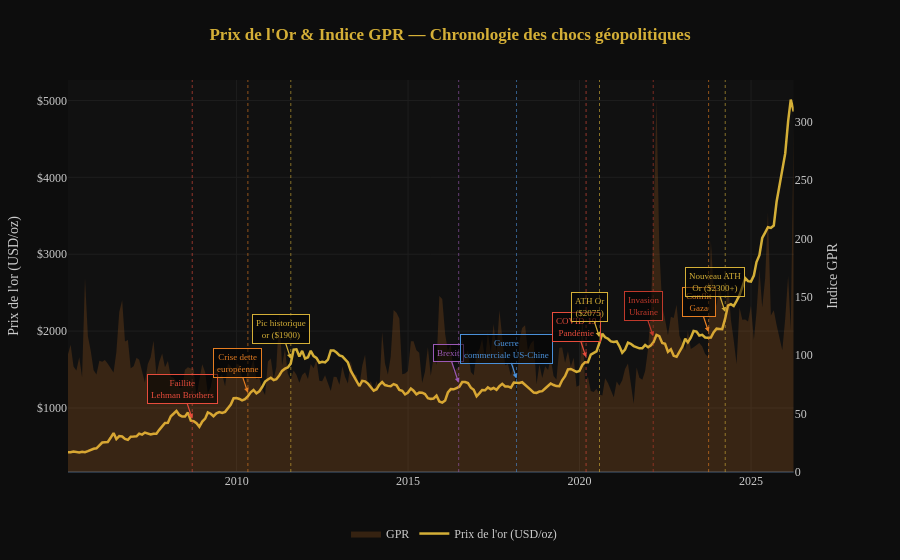

Write notebook code for a chart like this one.
### Markdown cell above
La heatmap présente les corrélations de Pearson entre les six variables, en niveaux (gauche) et en différences premières (droite). La distinction est importante : les séries en niveaux sont non-stationnaires, ce qui gonfle artificiellement les corrélations ; les différences premières reflètent les vraies co-variations à court terme et sont utilisées dans l'estimation du modèle VAR. En niveaux, l'or affiche de fortes corrélations positives avec le CPI (0.86), le S&P 500 (0.85) et le DXY (0.47), traduisant des tendances communes sur le long terme plutôt que des relations causales directes. En différences premières en revanche, ces corrélations s'effondrent quasi toutes vers zéro — à l'exception notable de la relation VIX / S&P 500 (-0.67), attendue, et DXY / Or (-0.33), cohérente avec la relation inverse bien documentée entre le dollar et l'or.

### Code cell
# 3.3 — Timeline géopolitique (or + GPR + événements annotés)
plot_geopolitical_timeline(df)

### Figure 1 — Plotly figure (JSON) as saved in the notebook; plotly's stock layout.template omitted (floating-point values rounded to 4 significant figures; data arrays with more than 128 entries replaced by an {"elided": "..."} marker saying what was removed)
{"data": [{"fill": "tozeroy", "fillcolor": "rgba(230,126,34,0.18)", "hovertemplate": "%{x|%b %Y}<br>GPR: %{y:.1f}<extra></extra>", "line": {"color": "#E67E22", "width": 0}, "name": "GPR", "type": "scatter", "x": {"elided": "254 str values"}, "xaxis": "x", "y": {"elided": "254 float values"}, "yaxis": "y2"}, {"hovertemplate": "%{x|%b %Y}<br>Or: $%{y:,.0f}<extra></extra>", "line": {"color": "#D4AF37", "width": 2.5}, "name": "Prix de l'or (USD/oz)", "type": "scatter", "x": {"elided": "254 str values"}, "xaxis": "x", "y": {"elided": "254 float values"}, "yaxis": "y"}], "layout": {"annotations": [{"arrowcolor": "#E74C3C", "arrowhead": 2, "arrowsize": 0.8, "arrowwidth": 1.2, "bgcolor": "rgba(0,0,0,0.55)", "bordercolor": "#E74C3C", "borderpad": 3, "borderwidth": 1, "font": {"color": "#E74C3C", "size": 9}, "showarrow": true, "text": "Faillite<br>Lehman Brothers", "x": "2008-09-15T00:00:00", "y": 862.1}, {"arrowcolor": "#E67E22", "arrowhead": 2, "arrowsize": 0.8, "arrowwidth": 1.2, "bgcolor": "rgba(0,0,0,0.55)", "bordercolor": "#E67E22", "borderpad": 3, "borderwidth": 1, "font": {"color": "#E67E22", "size": 9}, "showarrow": true, "text": "Crise dette<br>européenne", "x": "2010-05-01T00:00:00", "y": 1198.0}, {"arrowcolor": "#D4AF37", "arrowhead": 2, "arrowsize": 0.8, "arrowwidth": 1.2, "bgcolor": "rgba(0,0,0,0.55)", "bordercolor": "#D4AF37", "borderpad": 3, "borderwidth": 1, "font": {"color": "#D4AF37", "size": 9}, "showarrow": true, "text": "Pic historique<br>or ($1900)", "x": "2011-08-01T00:00:00", "y": 1640.0}, {"arrowcolor": "#9B59B6", "arrowhead": 2, "arrowsize": 0.8, "arrowwidth": 1.2, "bgcolor": "rgba(0,0,0,0.55)", "bordercolor": "#9B59B6", "borderpad": 3, "borderwidth": 1, "font": {"color": "#9B59B6", "size": 9}, "showarrow": true, "text": "Brexit", "x": "2016-06-23T00:00:00", "y": 1328.0}, {"arrowcolor": "#4A90D9", "arrowhead": 2, "arrowsize": 0.8, "arrowwidth": 1.2, "bgcolor": "rgba(0,0,0,0.55)", "bordercolor": "#4A90D9", "borderpad": 3, "borderwidth": 1, "font": {"color": "#4A90D9", "size": 9}, "showarrow": true, "text": "Guerre<br>commerciale US-Chine", "x": "2018-03-01T00:00:00", "y": 1383.0}, {"arrowcolor": "#E74C3C", "arrowhead": 2, "arrowsize": 0.8, "arrowwidth": 1.2, "bgcolor": "rgba(0,0,0,0.55)", "bordercolor": "#E74C3C", "borderpad": 3, "borderwidth": 1, "font": {"color": "#E74C3C", "size": 9}, "showarrow": true, "text": "COVID-19<br>Pandémie", "x": "2020-03-11T00:00:00", "y": 1659.0}, {"arrowcolor": "#D4AF37", "arrowhead": 2, "arrowsize": 0.8, "arrowwidth": 1.2, "bgcolor": "rgba(0,0,0,0.55)", "bordercolor": "#D4AF37", "borderpad": 3, "borderwidth": 1, "font": {"color": "#D4AF37", "size": 9}, "showarrow": true, "text": "ATH Or<br>($2075)", "x": "2020-08-01T00:00:00", "y": 1921.0}, {"arrowcolor": "#C0392B", "arrowhead": 2, "arrowsize": 0.8, "arrowwidth": 1.2, "bgcolor": "rgba(0,0,0,0.55)", "bordercolor": "#C0392B", "borderpad": 3, "borderwidth": 1, "font": {"color": "#C0392B", "size": 9}, "showarrow": true, "text": "Invasion<br>Ukraine", "x": "2022-02-24T00:00:00", "y": 1932.0}, {"arrowcolor": "#E67E22", "arrowhead": 2, "arrowsize": 0.8, "arrowwidth": 1.2, "bgcolor": "rgba(0,0,0,0.55)", "bordercolor": "#E67E22", "borderpad": 3, "borderwidth": 1, "font": {"color": "#E67E22", "size": 9}, "showarrow": true, "text": "Conflit<br>Gaza", "x": "2023-10-07T00:00:00", "y": 1989.0}, {"arrowcolor": "#D4AF37", "arrowhead": 2, "arrowsize": 0.8, "arrowwidth": 1.2, "bgcolor": "rgba(0,0,0,0.55)", "bordercolor": "#D4AF37", "borderpad": 3, "borderwidth": 1, "font": {"color": "#D4AF37", "size": 9}, "showarrow": true, "text": "Nouveau ATH<br>Or ($2300+)", "x": "2024-04-01T00:00:00", "y": 2248.0}], "font": {"color": "#CCCCCC", "family": "Georgia"}, "height": 560, "hovermode": "x unified", "legend": {"bgcolor": "rgba(0,0,0,0)", "orientation": "h", "x": 0.5, "xanchor": "center", "y": -0.12}, "margin": {"b": 60, "l": 60, "r": 60, "t": 80}, "paper_bgcolor": "#0D0D0D", "plot_bgcolor": "#111111", "shapes": [{"line": {"color": "#E74C3C", "dash": "dot", "width": 1}, "opacity": 0.6, "type": "line", "x0": "2008-09-15T00:00:00", "x1": "2008-09-15T00:00:00", "xref": "x", "y0": 0, "y1": 1, "yref": "y domain"}, {"line": {"color": "#E67E22", "dash": "dot", "width": 1}, "opacity": 0.6, "type": "line", "x0": "2010-05-01T00:00:00", "x1": "2010-05-01T00:00:00", "xref": "x", "y0": 0, "y1": 1, "yref": "y domain"}, {"line": {"color": "#D4AF37", "dash": "dot", "width": 1}, "opacity": 0.6, "type": "line", "x0": "2011-08-01T00:00:00", "x1": "2011-08-01T00:00:00", "xref": "x", "y0": 0, "y1": 1, "yref": "y domain"}, {"line": {"color": "#9B59B6", "dash": "dot", "width": 1}, "opacity": 0.6, "type": "line", "x0": "2016-06-23T00:00:00", "x1": "2016-06-23T00:00:00", "xref": "x", "y0": 0, "y1": 1, "yref": "y domain"}, {"line": {"color": "#4A90D9", "dash": "dot", "width": 1}, "opacity": 0.6, "type": "line", "x0": "2018-03-01T00:00:00", "x1": "2018-03-01T00:00:00", "xref": "x", "y0": 0, "y1": 1, "yref": "y domain"}, {"line": {"color": "#E74C3C", "dash": "dot", "width": 1}, "opacity": 0.6, "type": "line", "x0": "2020-03-11T00:00:00", "x1": "2020-03-11T00:00:00", "xref": "x", "y0": 0, "y1": 1, "yref": "y domain"}, {"line": {"color": "#D4AF37", "dash": "dot", "width": 1}, "opacity": 0.6, "type": "line", "x0": "2020-08-01T00:00:00", "x1": "2020-08-01T00:00:00", "xref": "x", "y0": 0, "y1": 1, "yref": "y domain"}, {"line": {"color": "#C0392B", "dash": "dot", "width": 1}, "opacity": 0.6, "type": "line", "x0": "2022-02-24T00:00:00", "x1": "2022-02-24T00:00:00", "xref": "x", "y0": 0, "y1": 1, "yref": "y domain"}, {"line": {"color": "#E67E22", "dash": "dot", "width": 1}, "opacity": 0.6, "type": "line", "x0": "2023-10-07T00:00:00", "x1": "2023-10-07T00:00:00", "xref": "x", "y0": 0, "y1": 1, "yref": "y domain"}, {"line": {"color": "#D4AF37", "dash": "dot", "width": 1}, "opacity": 0.6, "type": "line", "x0": "2024-04-01T00:00:00", "x1": "2024-04-01T00:00:00", "xref": "x", "y0": 0, "y1": 1, "yref": "y domain"}], "title": {"font": {"color": "#D4AF37", "size": 17}, "text": "<b>Prix de l'Or & Indice GPR — Chronologie des chocs géopolitiques</b>", "x": 0.5}, "xaxis": {"anchor": "y", "domain": [0, 0.94], "gridcolor": "#1E1E1E", "tickformat": "%Y"}, "yaxis": {"anchor": "x", "domain": [0, 1], "gridcolor": "#1E1E1E", "tickprefix": "$", "title": {"text": "Prix de l'or (USD/oz)"}}, "yaxis2": {"anchor": "x", "gridcolor": "rgba(0,0,0,0)", "overlaying": "y", "side": "right", "title": {"text": "Indice GPR"}}}}
